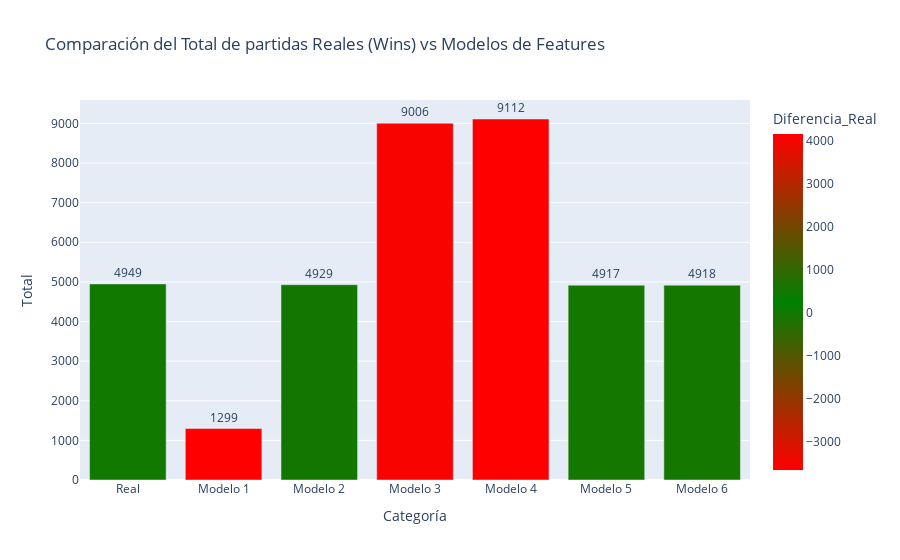

The code cell stored with this chart in its notebook:
### Code cell
# Crear un gráfico de barras
fig_comparison = px.bar(totals, x="Categoría", y="Total", text="Total", color='Diferencia_Real', color_continuous_scale=['red', 'green', 'red'],
                        title="Comparación del Total de partidas Reales (Wins) vs Modelos de Features",
                        labels={"Categoría": "Categoría", "Total": "Total"})

# Mostrar el gráfico
fig_comparison.update_traces(texttemplate='%{text}', textposition='outside')
fig_comparison.show()
fig_comparison.write_html(path_base + r"\\static\html\rf_models_comparations.html")
fig_comparison.write_image(path_base + r"\\static\img\rf_models_comparations.png")

### Figure 1 — Plotly figure (JSON) as saved in the notebook; plotly's stock layout.template omitted (floating-point values rounded to 4 significant figures)
{"data": [{"alignmentgroup": "True", "hovertemplate": "Categoría=%{x}<br>Total=%{text}<br>Diferencia_Real=%{marker.color}<extra></extra>", "legendgroup": "", "marker": {"color": [0, -3650, -20, 4057, 4163, -32, -31], "coloraxis": "coloraxis", "pattern": {"shape": ""}}, "name": "", "offsetgroup": "", "orientation": "v", "showlegend": false, "text": [4949, 1299, 4929, 9006, 9112, 4917, 4918], "textposition": "outside", "texttemplate": "%{text}", "type": "bar", "x": ["Real", "Modelo 1", "Modelo 2", "Modelo 3", "Modelo 4", "Modelo 5", "Modelo 6"], "xaxis": "x", "y": [4949, 1299, 4929, 9006, 9112, 4917, 4918], "yaxis": "y"}], "layout": {"barmode": "relative", "coloraxis": {"colorbar": {"title": {"text": "Diferencia_Real"}}, "colorscale": [[0, "red"], [0.5, "green"], [1, "red"]]}, "legend": {"tracegroupgap": 0}, "title": {"text": "Comparación del Total de partidas Reales (Wins) vs Modelos de Features"}, "xaxis": {"anchor": "y", "domain": [0, 1], "title": {"text": "Categoría"}}, "yaxis": {"anchor": "x", "domain": [0, 1], "title": {"text": "Total"}}}}
